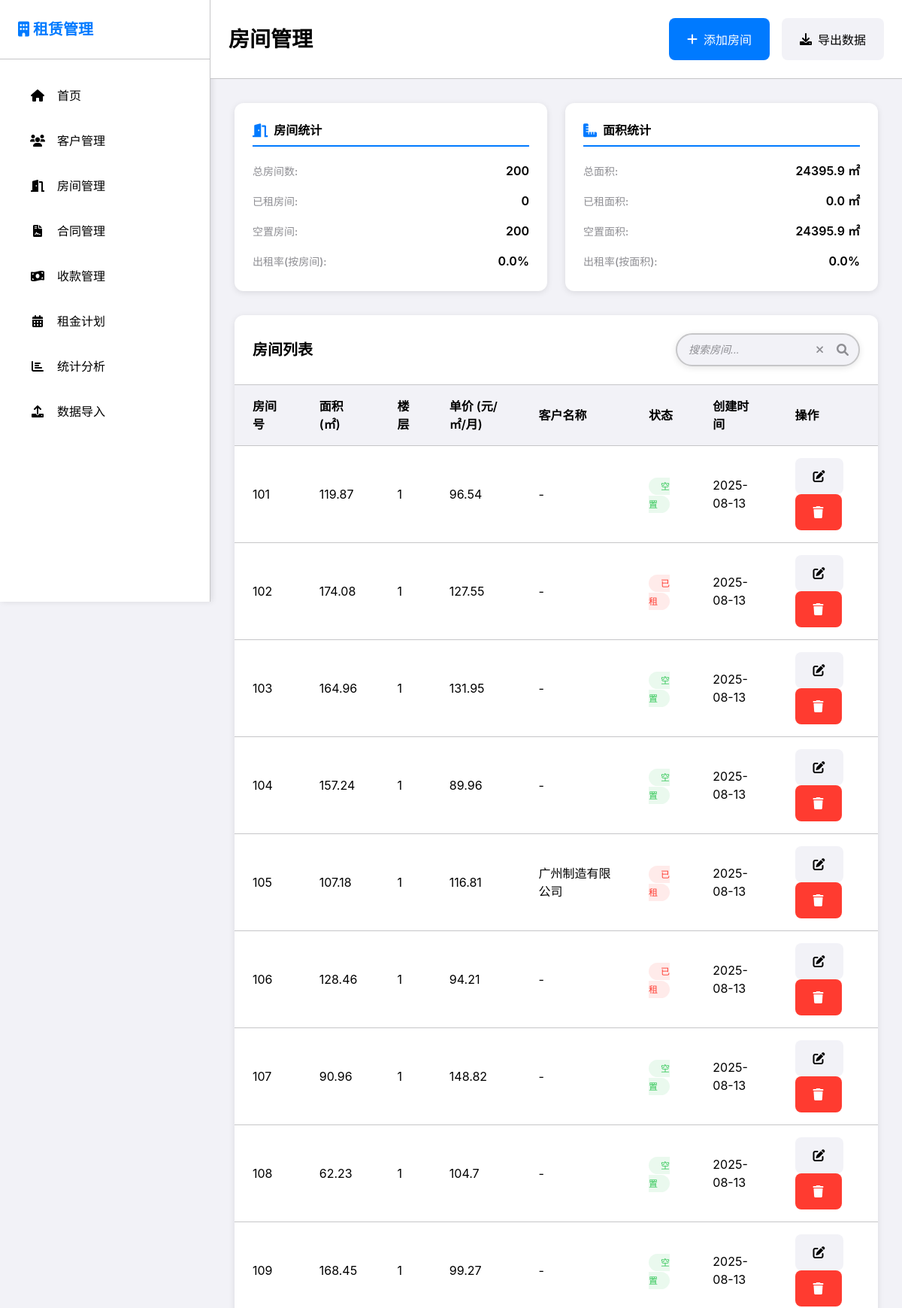
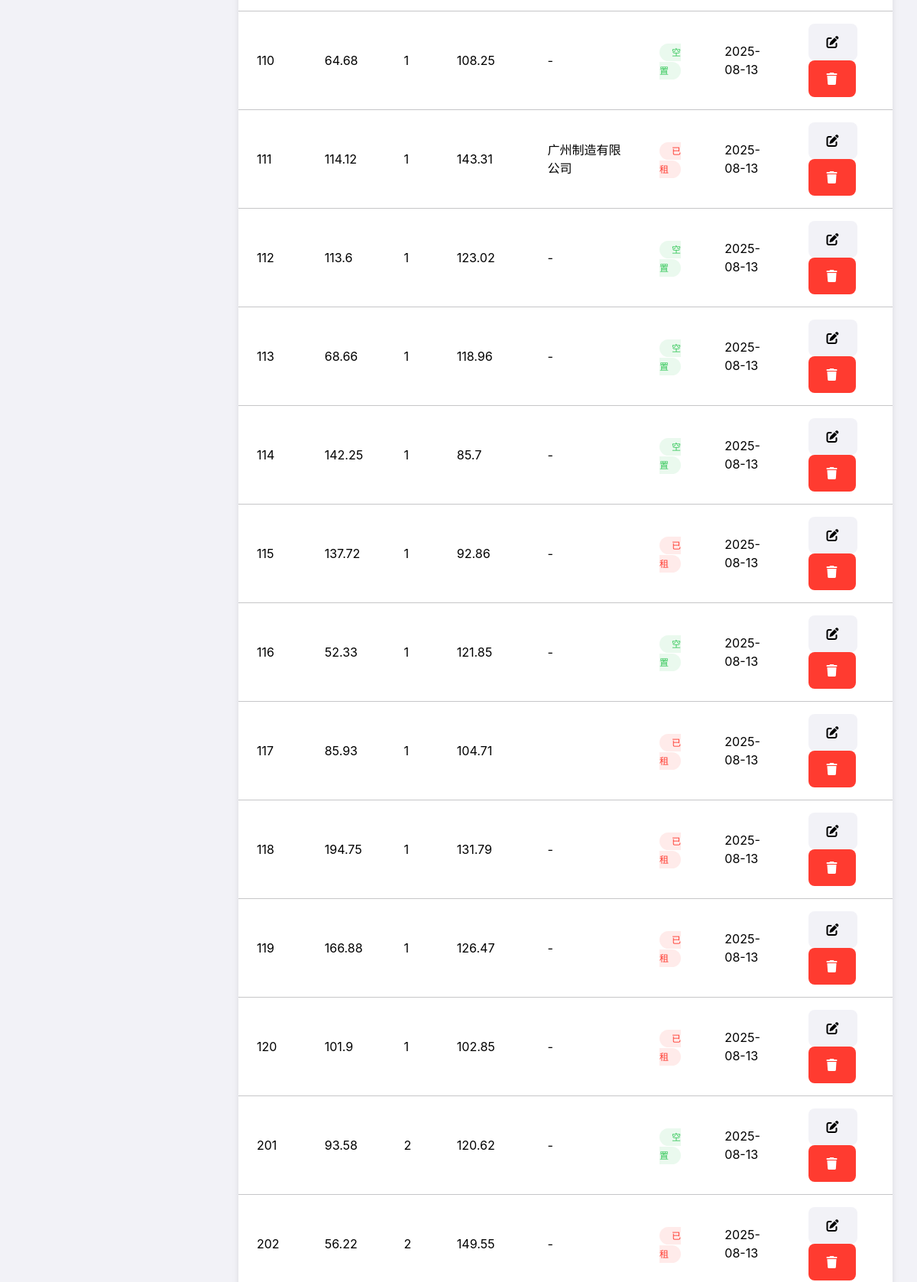
Screenshot of /rooms (upper part) with the database file from the repository (2 pictures, top to bottom).
### app.py (models this page shows)
class Room(db.Model):
    id = db.Column(db.Integer, primary_key=True)
    room_number = db.Column(db.String(50), unique=True, nullable=False)
    area = db.Column(db.Float, nullable=False)  # 面积
    floor = db.Column(db.String(20), nullable=False)  # 楼层
    unit_price = db.Column(db.Float, nullable=False)  # 单价
    status = db.Column(db.String(20), default='空置')  # 状态：空置/已出租
    created_at = db.Column(db.DateTime, default=datetime.utcnow)
    updated_at = db.Column(db.DateTime, default=datetime.utcnow, onupdate=datetime.utcnow)

class Contract(db.Model):
    id = db.Column(db.Integer, primary_key=True)
    contract_number = db.Column(db.String(100), unique=True, nullable=False)
    customer_id = db.Column(db.Integer, db.ForeignKey('customer.id'), nullable=False)
    room_id = db.Column(db.Integer, db.ForeignKey('room.id'), nullable=False)
    start_date = db.Column(db.Date, nullable=False)
    end_date = db.Column(db.Date, nullable=False)
    unit_price = db.Column(db.Float, nullable=False)  # 租金单价（元/㎡/月）
    monthly_rent = db.Column(db.Float, nullable=False)  # 月租金
    yearly_rent = db.Column(db.Float, nullable=False)  # 年租金
    contract_amount = db.Column(db.Float, nullable=False)  # 合同金额
    payment_frequency = db.Column(db.String(20), nullable=False)  # 付款周期（月、季度、年付、半年付、其他）
    received_amount = db.Column(db.Float, default=0.0)  # 收款金额
    deposit_contract = db.Column(db.Float, nullable=False)  # 合同约定保证金
    deposit_received = db.Column(db.Float, nullable=False)  # 实收保证金
    payment_day = db.Column(db.Integer, nullable=False)  # 付款日
    payment_method = db.Column(db.String(50), nullable=False)  # 收租方式
    invoice_method = db.Column(db.String(20), nullable=False)  # 开票方式
    first_payment_start = db.Column(db.Date, nullable=False)  # 第一期收款开始日期
    first_payment_end = db.Column(db.Date, nullable=False)  # 第一期收款结束日期
    total_periods = db.Column(db.Integer, nullable=False)  # 总期数
    next_payment_date = db.Column(db.Date, nullable=False)  # 下次收款日期
    remarks = db.Column(db.Text)
    status = db.Column(db.String(20), default='有效')  # 合同状态
    created_at = db.Column(db.DateTime, default=datetime.utcnow)
    updated_at = db.Column(db.DateTime, default=datetime.utcnow, onupdate=datetime.utcnow)
    customer = db.relationship('Customer', backref='contracts')
    room = db.relationship('Room', backref='contracts')

class Customer(db.Model):
    id = db.Column(db.Integer, primary_key=True)
    customer_id = db.Column(db.String(50), unique=True, nullable=False)
    company_name = db.Column(db.String(200), nullable=False)
    contact_person = db.Column(db.String(100), nullable=False)
    contact_phone = db.Column(db.String(20), nullable=False)
    contact_email = db.Column(db.String(100))
    advance_cost = db.Column(db.Float, default=0.0)
    created_at = db.Column(db.DateTime, default=datetime.utcnow)
    updated_at = db.Column(db.DateTime, default=datetime.utcnow, onupdate=datetime.utcnow)

### app.py (the view)
@app.route('/rooms')
def rooms():
    rooms = Room.query.all()
    total_area = sum(room.area for room in rooms)
    occupied_area = sum(room.area for room in rooms if room.status == '已出租')
    vacant_area = total_area - occupied_area
    total_rooms = len(rooms)
    occupied_rooms = len([room for room in rooms if room.status == '已出租'])
    vacant_rooms = total_rooms - occupied_rooms
    return render_template('rooms.html', rooms=rooms,
                         total_area=total_area, occupied_area=occupied_area, vacant_area=vacant_area,
                         total_rooms=total_rooms, occupied_rooms=occupied_rooms, vacant_rooms=vacant_rooms)

### templates/rooms.html (shortened to what this page needs)
<!DOCTYPE html>
<html lang="zh-CN">
<head>
    <link rel="stylesheet" href="{{ url_for('static', filename='css/style.css') }}">
    <link href="https://cdnjs.cloudflare.com/ajax/libs/font-awesome/6.0.0/css/all.min.css" rel="stylesheet">
</head>
<body>
    <div class="container">
        <nav class="sidebar">
            <div class="sidebar-header">
                <h2><i class="fas fa-building"></i> 租赁管理</h2>
            </div>
            <ul class="nav-menu">
                <li class="nav-item">
                    <a href="{{ url_for('index') }}" class="nav-link">
                        <i class="fas fa-home"></i>
                        <span>首页</span>
                    </a>
                </li>
                <li class="nav-item">
                    <a href="{{ url_for('customers') }}" class="nav-link">
                        <i class="fas fa-users"></i>
                        <span>客户管理</span>
                    </a>
                </li>
                <li class="nav-item active">
                    <a href="{{ url_for('rooms') }}" class="nav-link">
                        <i class="fas fa-door-open"></i>
                        <span>房间管理</span>
                    </a>
                </li>
                <li class="nav-item">
                    <a href="{{ url_for('contracts') }}" class="nav-link">
                        <i class="fas fa-file-contract"></i>
                        <span>合同管理</span>
                    </a>
                </li>
                <li class="nav-item">
                    <a href="{{ url_for('payments') }}" class="nav-link">
                        <i class="fas fa-money-bill-wave"></i>
                        <span>收款管理</span>
                    </a>
                </li>
                <li class="nav-item">
                    <a href="{{ url_for('rent_plans') }}" class="nav-link">
                        <i class="fas fa-calendar-alt"></i>
                        <span>租金计划</span>
                    </a>
                </li>
                <li class="nav-item">
                    <a href="{{ url_for('statistics') }}" class="nav-link">
                        <i class="fas fa-chart-bar"></i>
                        <span>统计分析</span>
                    </a>
                </li>
                <li class="nav-item">
                    <a href="{{ url_for('import_data') }}" class="nav-link">
                        <i class="fas fa-upload"></i>
                        <span>数据导入</span>
                    </a>
                </li>
            </ul>
        </nav>
        <main class="main-content">
            <header class="header">
                <div class="header-content">
                    <h1>房间管理</h1>
                    <div class="header-actions">
                        <button class="btn btn-primary" onclick="goToAddRoom()">
                            <i class="fas fa-plus"></i> 添加房间
                        </button>
                        <button class="btn btn-secondary" onclick="exportData('rooms')">
                            <i class="fas fa-download"></i> 导出数据
                        </button>
                    </div>
                </div>
            </header>
            <div class="dashboard">
                <div class="stats-overview">
                    <div class="overview-card">
                        <div class="overview-header">
                            <i class="fas fa-door-open"></i>
                            <span>房间统计</span>
                        </div>
                        <div class="overview-content">
                            <div class="overview-item">
                                <span class="label">总房间数:</span>
                                <span class="value">{{ total_rooms }}</span>
                            </div>
                            <div class="overview-item">
                                <span class="label">已租房间:</span>
                                <span class="value">{{ occupied_rooms }}</span>
                            </div>
                            <div class="overview-item">
                                <span class="label">空置房间:</span>
                                <span class="value">{{ vacant_rooms }}</span>
                            </div>
                            <div class="overview-item">
                                <span class="label">出租率(按房间):</span>
                                <span class="value">
                                    {% if total_rooms > 0 %}
                                        {{ "%.1f"|format(occupied_rooms / total_rooms * 100) }}%
                                    {% else %}
                                        0%
                                    {% endif %}
                                </span>
                            </div>
                        </div>
                    </div>
                    <div class="overview-card">
                        <div class="overview-header">
                            <i class="fas fa-ruler-combined"></i>
                            <span>面积统计</span>
                        </div>
                        <div class="overview-content">
                            <div class="overview-item">
                                <span class="label">总面积:</span>
                                <span class="value">{{ "%.1f"|format(total_area) }} ㎡</span>
                            </div>
                            <div class="overview-item">
                                <span class="label">已租面积:</span>
                                <span class="value">{{ "%.1f"|format(occupied_area) }} ㎡</span>
                            </div>
                            <div class="overview-item">
                                <span class="label">空置面积:</span>
                                <span class="value">{{ "%.1f"|format(vacant_area) }} ㎡</span>
                            </div>
                            <div class="overview-item">
                                <span class="label">出租率(按面积):</span>
                                <span class="value">
                                    {% if total_area > 0 %}
                                        {{ "%.1f"|format(occupied_area / total_area * 100) }}%
                                    {% else %}
                                        0%
                                    {% endif %}
                                </span>
                            </div>
                        </div>
                    </div>
                </div>
                <div class="table-container">
                    <div class="table-header">
                        <h2>房间列表</h2>
                        <div class="table-actions">
                            <input type="text" id="roomSearch" placeholder="搜索房间...">
                        </div>
                    </div>
                    <table id="roomTable">
                        <thead>
                            <tr>
                                <th>房间号</th>
                                <th>面积 (㎡)</th>
                                <th>楼层</th>
                                <th>单价 (元/㎡/月)</th>
                                <th>客户名称</th>
                                <th>状态</th>
                                <th>创建时间</th>
                                <th>操作</th>
                            </tr>
                        </thead>
                        <tbody>
                            {% for room in rooms %}
                            <tr>
                                <td>{{ room.room_number }}</td>
                                <td>{{ room.area }}</td>
                                <td>{{ room.floor }}</td>
                                <td>{{ room.unit_price }}</td>
                                <td>
                                    {% if room.contracts %}
                                        {% for contract in room.contracts %}
                                            {% if contract.status == '有效' %}
                                                {{ contract.customer.company_name }}
                                            {% endif %}
                                        {% endfor %}
                                    {% else %}
                                        -
                                    {% endif %}
                                </td>
                                <td>
                                    <span class="status-badge {% if room.status == '空置' %}status-active{% else %}status-inactive{% endif %}">
                                        {{ room.status }}
                                    </span>
                                </td>
                                <td>{{ room.created_at.strftime('%Y-%m-%d') }}</td>
                                <td>
                                    <button class="btn btn-secondary btn-sm" data-room-id="{{ room.id }}" onclick="editRoom(this.dataset.roomId)">
                                        <i class="fas fa-edit"></i>
                                    </button>
                                    <button class="btn btn-danger btn-sm" data-room-id="{{ room.id }}" onclick="deleteRoom(this.dataset.roomId)">
                                        <i class="fas fa-trash"></i>
                                    </button>
                                </td>
                            </tr>
                            {% endfor %}
                        </tbody>
                    </table>
                </div>
            </div>
        </main>
    </div>
</body>
</html>

### rows the page displays
Room: room_number "101", area "119.87", floor "1", unit_price "96.54", status "空置", created_at "2025-08-13"
Room: room_number "102", area "174.08", floor "1", unit_price "127.55", status "已租", created_at "2025-08-13"
Room: room_number "103", area "164.96", floor "1", unit_price "131.95", status "空置", created_at "2025-08-13"
Room: room_number "104", area "157.24", floor "1", unit_price "89.96", status "空置", created_at "2025-08-13"
Room: room_number "105", area "107.18", floor "1", unit_price "116.81", status "已租", created_at "2025-08-13"
Contract: customer.company_name "广州制造有限公司"
Room: room_number "106", area "128.46", floor "1", unit_price "94.21", status "已租", created_at "2025-08-13"
Room: room_number "107", area "90.96", floor "1", unit_price "148.82", status "空置", created_at "2025-08-13"
Room: room_number "108", area "62.23", floor "1", unit_price "104.7", status "空置", created_at "2025-08-13"
Room: room_number "109", area "168.45", floor "1", unit_price "99.27", status "空置", created_at "2025-08-13"
Room: room_number "110", area "64.68", floor "1", unit_price "108.25", status "空置", created_at "2025-08-13"
Room: room_number "111", area "114.12", floor "1", unit_price "143.31", status "已租", created_at "2025-08-13"
Contract: customer.company_name "广州制造有限公司"
Room: room_number "112", area "113.6", floor "1", unit_price "123.02", status "空置", created_at "2025-08-13"
Room: room_number "113", area "68.66", floor "1", unit_price "118.96", status "空置", created_at "2025-08-13"
Room: room_number "114", area "142.25", floor "1", unit_price "85.7", status "空置", created_at "2025-08-13"
Room: room_number "115", area "137.72", floor "1", unit_price "92.86", status "已租", created_at "2025-08-13"
Room: room_number "116", area "52.33", floor "1", unit_price "121.85", status "空置", created_at "2025-08-13"
Room: room_number "117", area "85.93", floor "1", unit_price "104.71", status "已租", created_at "2025-08-13"
Room: room_number "118", area "194.75", floor "1", unit_price "131.79", status "已租", created_at "2025-08-13"
Room: room_number "119", area "166.88", floor "1", unit_price "126.47", status "已租", created_at "2025-08-13"
Room: room_number "120", area "101.9", floor "1", unit_price "102.85", status "已租", created_at "2025-08-13"
Room: room_number "201", area "93.58", floor "2", unit_price "120.62", status "空置", created_at "2025-08-13"
Room: room_number "202", area "56.22", floor "2", unit_price "149.55", status "已租", created_at "2025-08-13"

### other values shown
{{ total_rooms }} "200"
{{ occupied_rooms }} "0"
{{ vacant_rooms }} "200"
{{ "%.1f"|format(occupied_rooms / total_rooms * 100) }} "0.0"
{{ "%.1f"|format(total_area) }} "24395.9"
{{ "%.1f"|format(occupied_area) }} "0.0"
{{ "%.1f"|format(vacant_area) }} "24395.9"
{{ "%.1f"|format(occupied_area / total_area * 100) }} "0.0"
